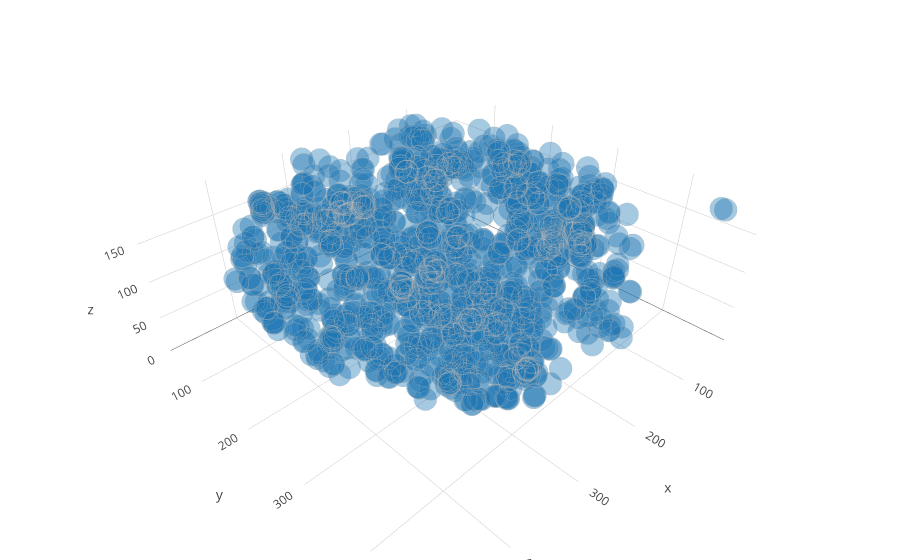

Notebook code for this chart:
### Code cell
#define frame of interest

plt_data = []
trace = go.Scatter3d(
            name = "TestSeg",
            x = pts[:,0],
            y = pts[:,1],
            z = pts[:,2],
            mode = 'markers',
            marker = dict(
                color = 1,
                size = 8,
                symbol = 'circle',
                line = dict(
                    color = 'rgb(180, 180, 180)',
                    width = 1.0
                ),
                opacity = 0.4
            )
        )

plt_data.append(trace)

layout = go.Layout(margin = dict(l = 0, r = 0, b = 0, t = 0))

fig = go.Figure(data=plt_data, layout=layout)

iplot(fig)

### Figure 1 — Plotly figure (JSON) as saved in the notebook; plotly's stock layout.template omitted (floating-point values rounded to 4 significant figures; data arrays with more than 128 entries replaced by an {"elided": "..."} marker saying what was removed)
{"data": [{"marker": {"color": 1, "line": {"color": "rgb(180, 180, 180)", "width": 1}, "opacity": 0.4, "size": 8, "symbol": "circle"}, "mode": "markers", "name": "TestSeg", "type": "scatter3d", "uid": "316a73c6-e131-11e8-b474-1606cfd0890f", "x": {"elided": "1483 int values"}, "y": {"elided": "1483 int values"}, "z": {"elided": "1483 int values"}}], "layout": {"margin": {"b": 0, "l": 0, "r": 0, "t": 0}}}
